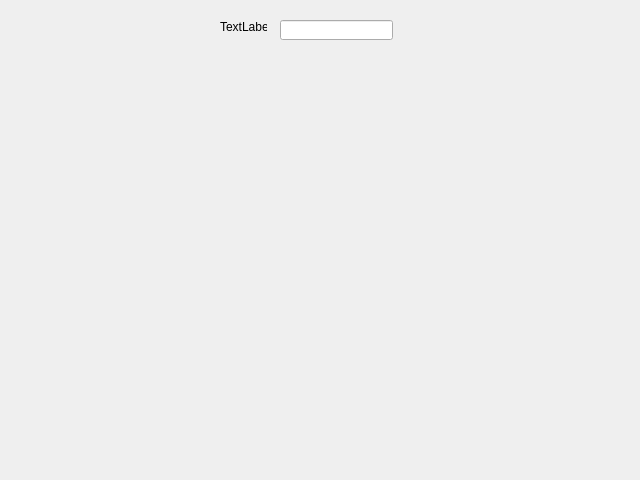
<?xml version="1.0" encoding="UTF-8"?>
<ui version="4.0">
 <class>ConfigureWindow</class>
 <widget class="QWidget" name="ConfigureWindow">
  <property name="geometry">
   <rect>
    <x>0</x>
    <y>0</y>
    <width>640</width>
    <height>480</height>
   </rect>
  </property>
  <property name="windowTitle">
   <string>Form</string>
  </property>
  <widget class="QLineEdit" name="lineEdit">
   <property name="geometry">
    <rect>
     <x>280</x>
     <y>20</y>
     <width>113</width>
     <height>20</height>
    </rect>
   </property>
  </widget>
  <widget class="QLabel" name="label">
   <property name="geometry">
    <rect>
     <x>220</x>
     <y>20</y>
     <width>47</width>
     <height>13</height>
    </rect>
   </property>
   <property name="text">
    <string>TextLabel</string>
   </property>
  </widget>
  <widget class="QPushButton" name="BackButton">
   <property name="geometry">
    <rect>
     <x>0</x>
     <y>0</y>
     <width>91</width>
     <height>101</height>
    </rect>
   </property>
   <property name="text">
    <string/>
   </property>
   <property name="icon">
    <iconset resource="Resources/biobloom.qrc">
     <normaloff>:/BackButtonIcon.png</normaloff>:/BackButtonIcon.png</iconset>
   </property>
   <property name="iconSize">
    <size>
     <width>85</width>
     <height>110</height>
    </size>
   </property>
   <property name="flat">
    <bool>true</bool>
   </property>
  </widget>
  <widget class="QPushButton" name="ApplyButton">
   <property name="geometry">
    <rect>
     <x>0</x>
     <y>100</y>
     <width>91</width>
     <height>101</height>
    </rect>
   </property>
   <property name="text">
    <string/>
   </property>
   <property name="icon">
    <iconset resource="Resources/biobloom.qrc">
     <normaloff>:/ApplyButtonIcon.PNG</normaloff>:/ApplyButtonIcon.PNG</iconset>
   </property>
   <property name="iconSize">
    <size>
     <width>85</width>
     <height>110</height>
    </size>
   </property>
   <property name="flat">
    <bool>true</bool>
   </property>
  </widget>
 </widget>
 <resources>
  <include location="Resources/biobloom.qrc"/>
 </resources>
 <connections/>
</ui>
